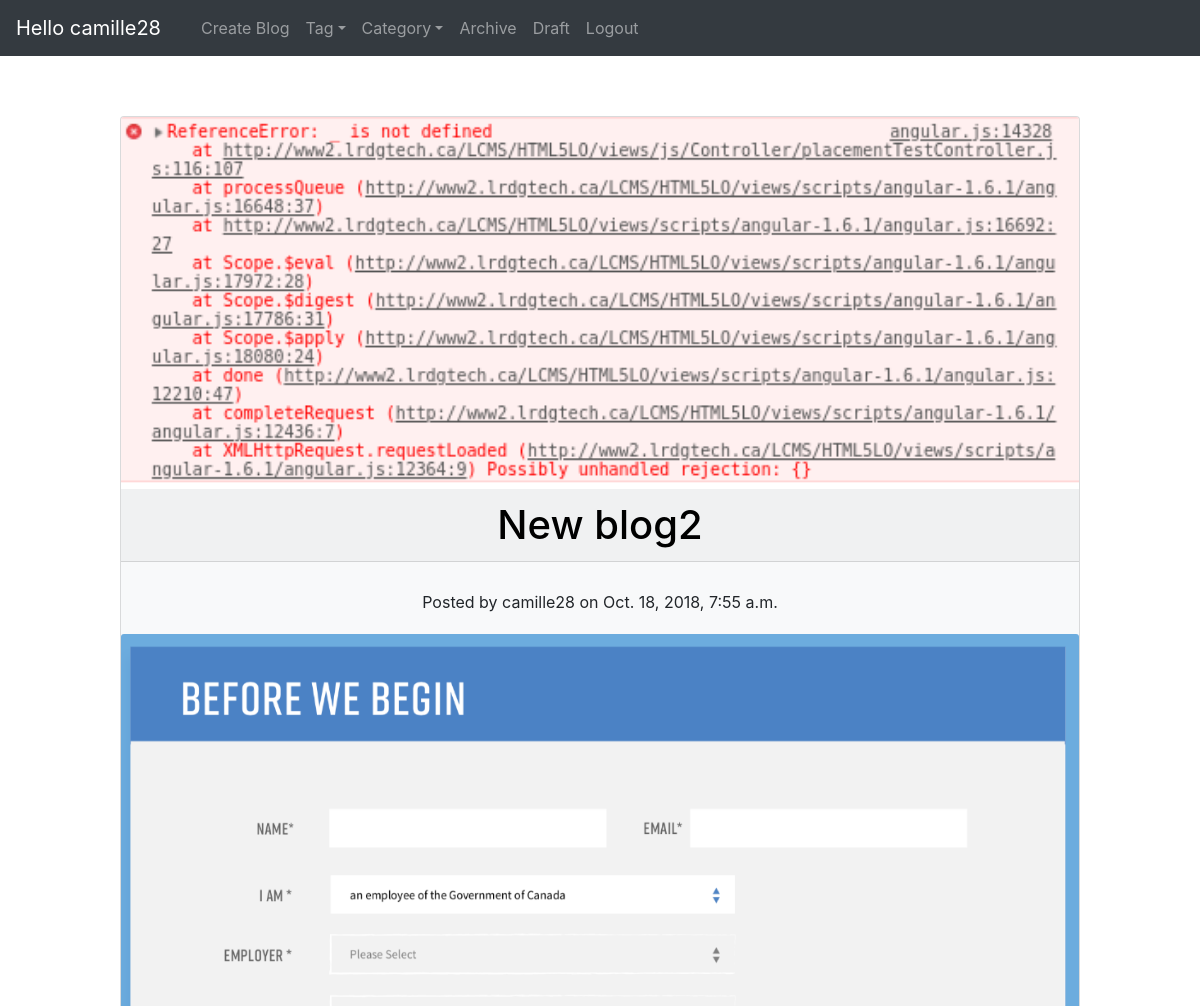
Page / (signed in, upper part) on the earlier database version.
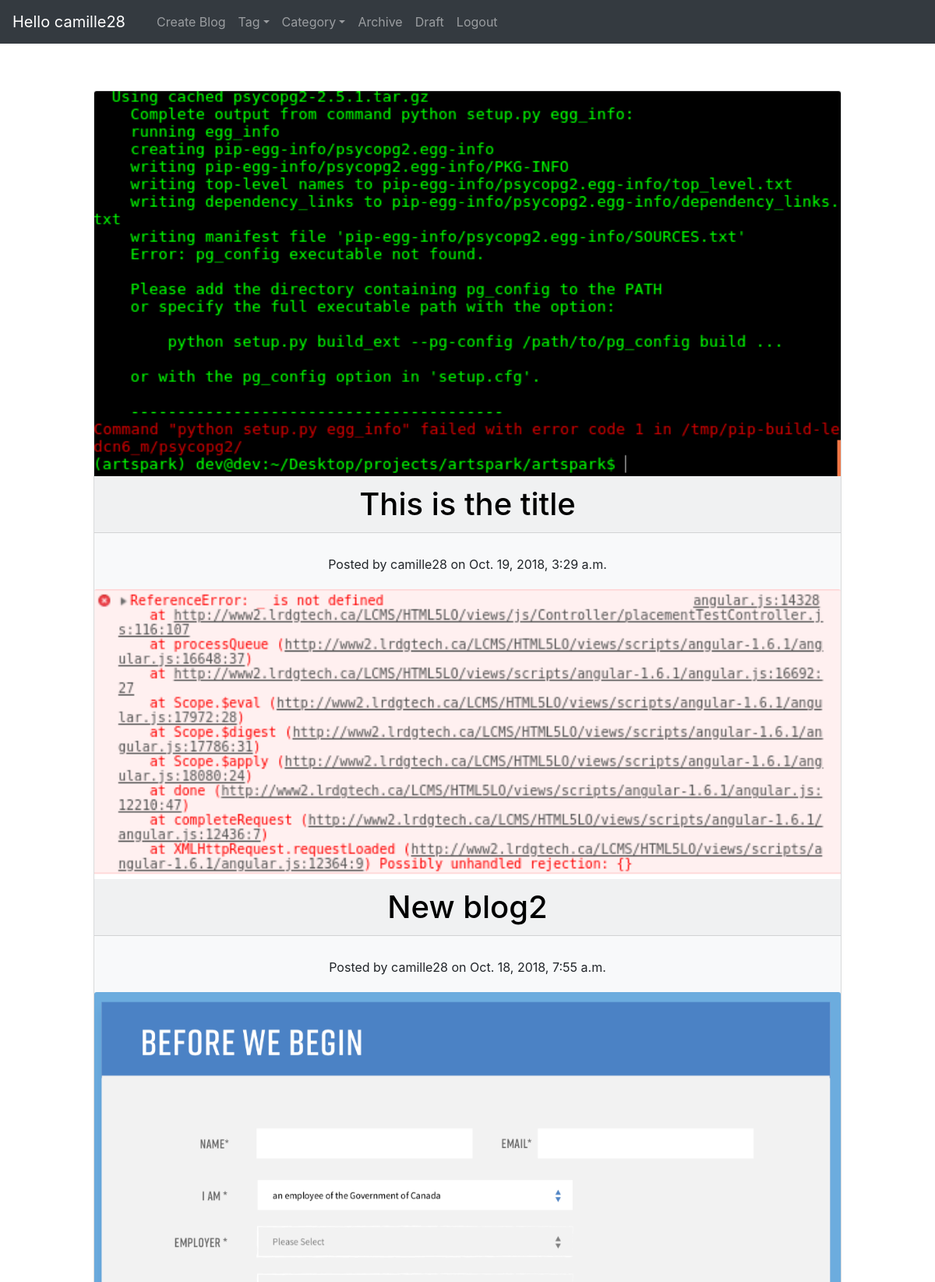
Same page on the later database version.
### mainblog/models.py (models this page shows, shortened)
class Post(models.Model):
    title = models.CharField(max_length=50)
    author = models.ForeignKey(User, on_delete=models.CASCADE)
    date_added = models.DateTimeField(auto_now_add=True)
    date_mod = models.DateTimeField(null=True)
    text = models.TextField(null=True)
    is_archived = models.BooleanField(default=False)
    cover_image = models.ImageField(upload_to='cover_images/')
    draft = models.BooleanField(default=False)
    category = models.ForeignKey("Category", on_delete=models.CASCADE)
    tag = models.ManyToManyField(Tag)

### mainblog/views.py (the view)
# urls.py: path('', views.index, name='index'),
def index(request):
    category = Category.objects.all()
    tags = Tag.objects.all()
    posts = Post.objects.filter(is_archived=False).order_by('-date_added')
    draft = Post.objects.filter(date_added__isnull=False)
    if request.user.is_authenticated:
        posts = posts.filter(author=request.user)
    context = {'posts': posts, 'category': category, 'tags':tags,'draft': draft}
    return render(request,'home.html', context)

### templates/home.html (shortened to what this page needs)
{% extends 'base.html'%}
{% block content %}
{% if user.is_authenticated %}
<nav class="navbar navbar-expand-sm bg-dark navbar-dark">
    <small class="navbar-brand" href="#">Hello {{user.username}} </small>
        <ul class="navbar-nav">
            <li class="nav-item">
              <a class="nav-link" href="#"></a>
            </li>
            <li class="nav-item">
              <a class="nav-link" href="{% url 'create_post' %}">Create Blog</a>
            </li>
             <li class="nav-item dropdown">
                <a class="nav-link dropdown-toggle" href="#" id="navbardrop" data-toggle="dropdown">
                Tag</a>
            <li class="nav-item">
            <li class="nav-item dropdown">
                <a class="nav-link dropdown-toggle" href="#" id="navbardrop" data-toggle="dropdown">
                Category</a>
            </li>
            <li class="nav-item">
              <a class="nav-link" href="{% url 'archive_list' %}">Archive</a>
            </li>
            <li class="nav-item">
              <a class="nav-link" href="#">Draft</a>
            </li>
            <li class="nav-item">
              <a class="nav-link" href="{% url 'signout'%}">Logout</a>
            </li>
        </ul>
</nav>
<center>
    <div class="card bg-light mb-3" style="width: 60rem; margin-top: 5%;">
        {% for post in posts %}
        <img class="card-img-top" src = "{{ post.cover_image.url }}">
        <h1 class="card-header"> <a style="text-decoration: none; color:black;" href="{% url 'blog_post' post.id %}">{{ post.title }}</a> </h1>
            <div class="card-body">
                    <p class="card-text">Posted by  {{ post.author }} on  {{ post.date_added}} </p>
             </div>
        {% endfor %}
        </div>
</center>
 {% endif %}
 {% endblock %}

### templates/base.html (shortened to what this page needs)
{% load static %}
<!DOCTYPE html>
<html>
<head>
    <link rel="stylesheet" href="{% static 'css/bootstrap.min.css'%}" type="text/css">
    <link rel="stylesheet" href="{% static 'css/style.css' %}" type="text/css">
</head>
<body>
{% block content %}
{% endblock %}
</body>
</html>

### static/css/style.css (style rules this page uses)
ul { list-style-type: none; }

Differences in the rows shown:
added Post: cover_image (picture), title "This is the title", author "camille28", date_added "Oct. 19, 2018, 3:29 a.m."
